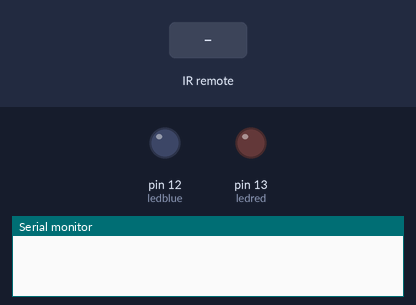
The sketch below on a simulated Arduino Uno, built with avr-gcc and run on an emulated ATmega328P. On the bench: output pins drawn as LEDs (lit = HIGH), the last lines printed to the serial monitor. Dashed ring = blinking. Inputs (shaded band) come from the test bench.

Above: at 1.2 s.
1.3 s: infrared code 0x15 received
At 1.7 s:
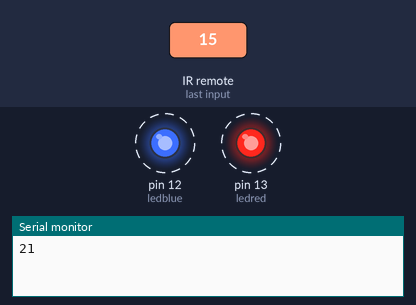
4.3 s: infrared code 0x10 received
At 5.5 s:
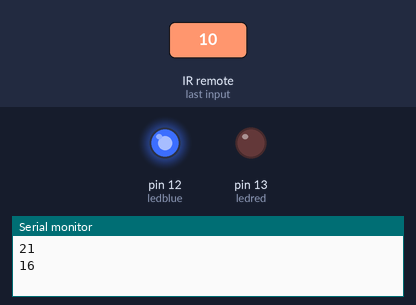
5.8 s: infrared code 0x11 received
At 6.6 s:
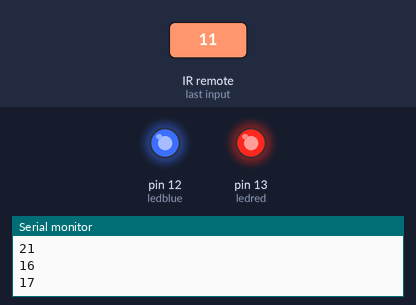
7.3 s: infrared code 0x12 received
At 7.8 s:
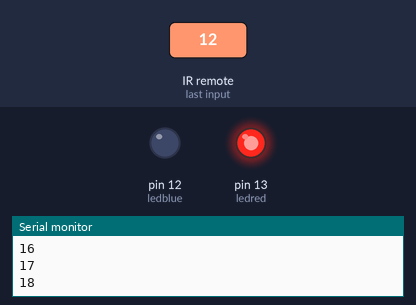
8.8 s: infrared code 0x14 received
At 10.1 s:
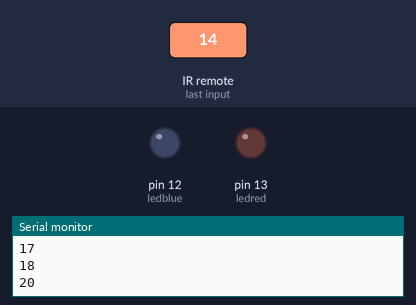
Timing chart, 0 to 11.3 s (numbered marks = the images above; inputs shaded):
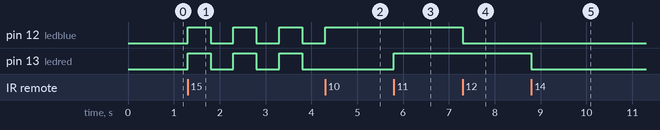

Measured:
- after the input at 1.3 s, pin 12 (ledblue), pin 13 (ledred): alternates HIGH for 0.50 s and LOW for 0.50 s, starting at once
- after the input at 4.3 s, pin 12 (ledblue): goes on until 4.3 s, then stays HIGH; pin 13 (ledred): stays LOW (without the input it goes to HIGH after 0.00 s)
- after the input at 5.8 s, pin 13 (ledred): LOW → HIGH at once
- after the input at 7.3 s, pin 12 (ledblue): HIGH → LOW at once
- after the input at 8.8 s, pin 13 (ledred): HIGH → LOW at once

The sketch:

Lab_9_LVL_2.ino
```cpp
/*
Miguel Andrade
 Nov 15th, 23
Using an ir remote to turn on leds
*/

// Include the IRremote library
#include <IRremote.h>

// Define the pin that the IR receiver is connected to
#define IR_RECEIVE_PIN 11

// Declare variables for the IR command value and the LED pins
int value;
int ledblue = 12;
int ledred = 13;

// Setup function runs once when the program starts
void setup() {
  // Begin serial communication at 9600 baud
  Serial.begin(9600);

  // Initialize the IR receiver
  IrReceiver.begin(IR_RECEIVE_PIN);

  // Set the LED pins as output
  pinMode(ledred, OUTPUT);
  pinMode(ledblue, OUTPUT);
}

// Loop function runs continuously
void loop() {
  // If an IR command is received
  if (IrReceiver.decode()) {
    // Resume receiving IR commands
    IrReceiver.resume();

    // Store the received command value
    value = IrReceiver.decodedIRData.command;

    // Print the received command value to the serial monitor
    Serial.println(value);
  }

  // If button 1 is pressed, turn on the blue LED
  if (IrReceiver.decodedIRData.command == 16) {
    digitalWrite(ledblue, HIGH);
  }

  // If button 2 is pressed, turn on the red LED
  if (IrReceiver.decodedIRData.command == 17) {
    digitalWrite(ledred, HIGH);
  }

  // If button 3 is pressed, turn off the blue LED
  if (IrReceiver.decodedIRData.command == 18) {
    digitalWrite(ledblue, LOW);
  }

  // If button 4 is pressed, turn off the red LED
  if (IrReceiver.decodedIRData.command == 20) {
    digitalWrite(ledred, LOW);
  }

  // If button 5 is pressed, flash both LEDs 3 times
  if (IrReceiver.decodedIRData.command == 21) {
    for (int i = 0; i < 3; i++) {
      digitalWrite(ledred, HIGH);
      digitalWrite(ledblue, HIGH);
      delay(500);
      digitalWrite(ledred, LOW);
      digitalWrite(ledblue, LOW);
      delay(500);
    }
  }
}
```
